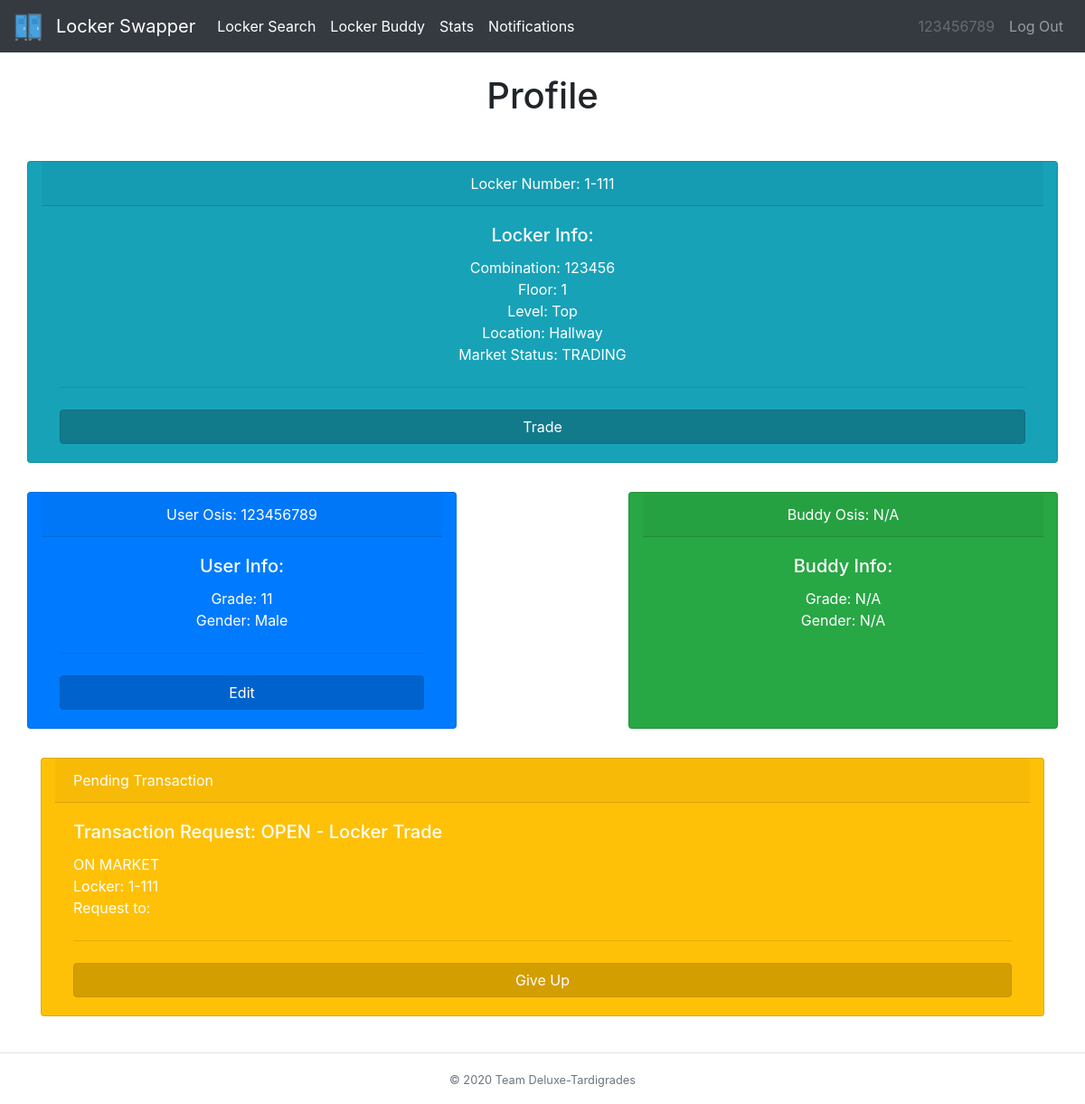
Before: /home (signed in) with the older database file.
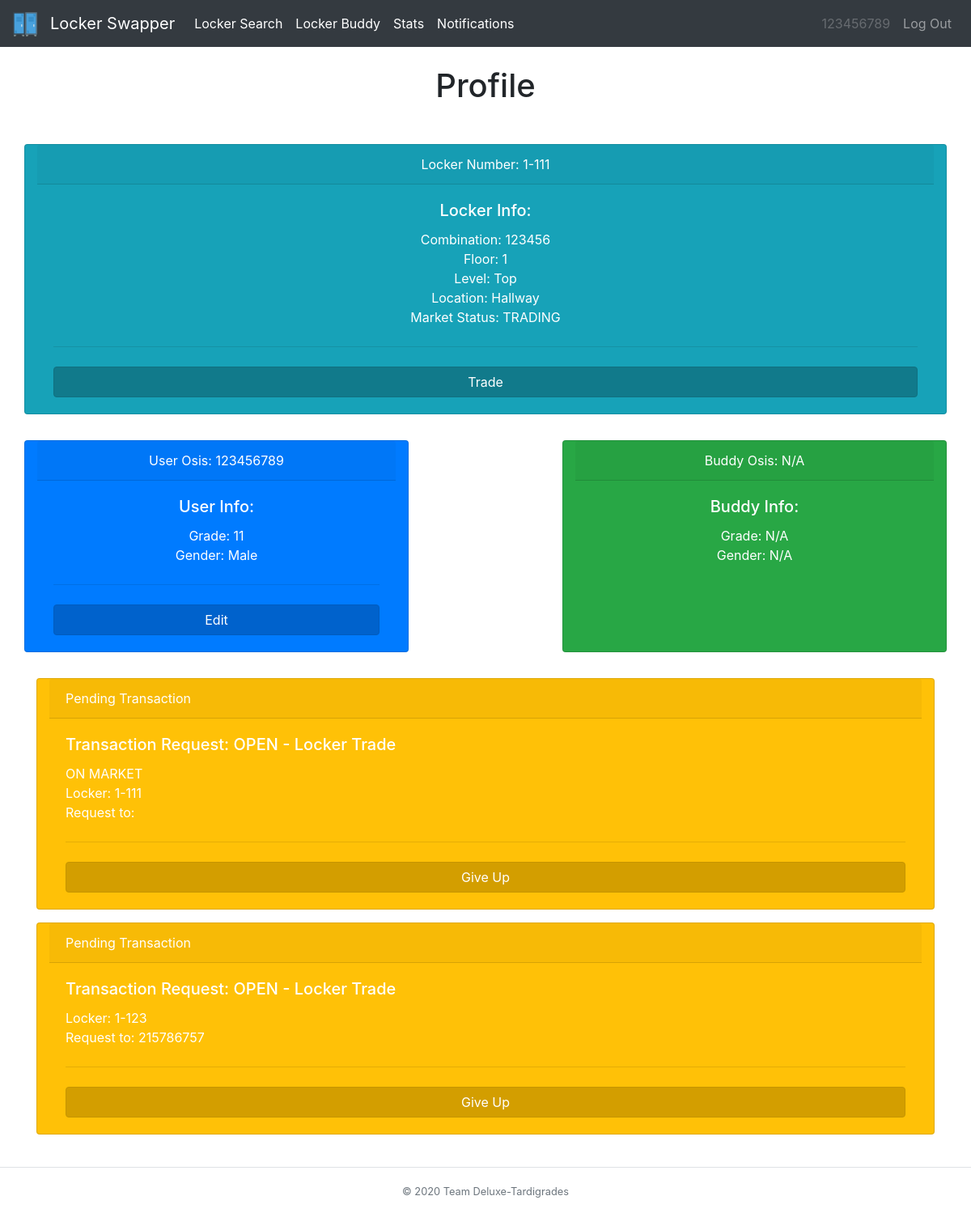
After: the same page with the newer database file.
### tables this page shows
CREATE TABLE locker_tbl (locker INT, owner TEXT, combo TEXT, floor INT, level INT, location TEXT, status TEXT);

CREATE TABLE user_tbl (osis INT, password TEXT, locker INT, grade INT, buddy INT, survey TEXT, gender TEXT);

CREATE TABLE transaction_tbl (locker INT, recipient INT, sender INT, status INT, request TEXT, floor INT);

### __init__.py (the view)
@app.route("/home")
@login_required
def profile():
    userInfo = db_manager.getUserInfo(session['osis'])
    buddy = ["N/A","N/A","N/A","N/A","N/A","N/A","N/A","N/A"]
    if len(userInfo[4]) != 0:
        buddy = db_manager.getUserInfo(userInfo[4])
    locker = db_manager.getLockerInfo(userInfo[2])
    transactions=db_manager.getTransactionInfo(session['osis'])
    return render_template("home.html", heading="Profile", userInfo=userInfo, buddy=buddy, locker=locker, transactions=transactions , user=session['osis'])

### __init__.py (called while the page is built)
def login_required(f):
    @wraps(f)
    def dec(*args, **kwargs):
        if 'osis' in session:
            return f(*args, **kwargs)
        flash('You must be logged in to view this page!', 'danger')
        return redirect('/')
    return dec

### db_builder.py (called while the page is built)
def execmany(cmd, inputs):
    db = sqlite3.connect(DB_FILE)
    c = db.cursor()
    output = c.execute(cmd, inputs)
    db.commit()
    return output

### db_manager.py (called while the page is built)
def getUserInfo(osis):
    q = "SELECT * from user_tbl WHERE osis=?"
    inputs = (osis,)
    data = execmany(q, inputs).fetchone()
    info = [data[0],data[1],data[2],data[3],data[4],data[5],data[6]]
    return info

def getLockerInfo(locker):
    q = "SELECT * from locker_tbl WHERE locker=?"
    inputs = (locker,)
    data = execmany(q, inputs).fetchone()
    info=[]
    for value in data:
        info.append(value)
    return info

def getTransactionInfo(osis):
    q = "SELECT * from transaction_tbl WHERE sender=?"
    inputs = (osis,)
    data = execmany(q, inputs).fetchall()
    info = []
    if(data is None):
        return info
    for value in data:
        if len(value)>0 and value[3] == 1:
            info.append([value[0],value[1],value[2],value[3],value[4],value[5]])
    return info

### templates/home.html (shortened to what this page needs)
{% extends "base.html" %}
{% block body %}
<div class="row">
  <div class="col-sm-12 col-md-12 col-lg-12 mx-auto">
    <div class="row">
      <div class="card text-white text-center bg-info my-3 col-md-12">
        <div class="card-header">Locker Number: {{locker[3]}}-{{locker[0]}}</div>
        <div class="card-body">
          <h5 class="card-title">Locker Info:</h5>
          <p class="card-text">Combination: {{locker[2]}} <br> Floor: {{locker[3]}} <br> Level: {{locker[4]}} <br> Location: {{locker[5]}} <br> Market Status: {{locker[6]}}</p>
          <hr class="my-4">
          <form action="/market" method="post">
            <button type="submit" class="btn btn-info btn-block active">Trade</button>
          </form>
        </div>
      </div>
    </div>
    <div class="row">
      <div class="card text-white text-center bg-primary my-3 col-md-5">
        <div class="card-header">User Osis: {{userInfo[0]}}</div>
        <div class="card-body">
          <h5 class="card-title">User Info:</h5>
          <p class="card-text">Grade: {{userInfo[3]}} <br> Gender: {{userInfo[6]}}</p>
          <hr class="my-4">
          <form action="/editprof">
            <button type="submit" class="btn btn-primary btn-block active">Edit</button>
          </form>
        </div>
      </div>
      <div class="col-md-2">
      </div>
      <div class="card text-white text-center bg-success my-3 col-md-5">
        <div class="card-header">Buddy Osis: {{buddy[0]}}</div>
        <div class="card-body">
          <h5 class="card-title">Buddy Info:</h5>
          <p class="card-text">Grade: {{buddy[3]}} <br> Gender: {{buddy[6]}}</p>
        </div>
      </div>
    </div>
    {% for item in transactions%}
    <div class="card text-white bg-warning my-3 col-md-12">
      <div class="card-header">Pending Transaction</div>
      <div class="card-body">
        <h5 class="card-title">Transaction Request:
          {% if item[3] == 1 %} OPEN -
            {% if item[4] == 'L' %} Locker Trade {% endif %}
            {% if item[4] == 'B' %} Buddy Match {% endif %} {% endif %}
        </h5>
        <p class="card-text">
          {% if item[1] == '' %} ON MARKET <br>{% endif %}
          {% if item[4] == 'L' %} Locker: {{item[5]}}-{{item[0]}}<br>{% endif %}
          Request to: {{item[1]}} <br> </p>
        <hr class="my-4">
        <form action="/giveup" method="post">
          <button type="submit" name="giveup" value="{{item[1]}}" class="text-white btn btn-warning btn-block active">Give Up</button>
        </form>
      </div>
    </div>
    {% endfor %}
  </div>
</div>
{% endblock %}

### templates/base.html (shortened to what this page needs)
{% from "macros/render_flashes.html" import render_flashes %}
<!DOCTYPE html>
<html>
    <head>
        <link rel="stylesheet" href="https://stackpath.bootstrapcdn.com/bootstrap/4.3.1/css/bootstrap.min.css">
    </head>
    <body>
      <nav class="navbar navbar-expand-lg navbar-dark bg-dark">
      <a class="navbar-brand" href="/home">
        <img src="/../static/lockericon.png" alt="" width="30" height="30">
      </a>
      <a class="navbar-brand" href="/home">Locker Swapper</a>
      <div class="collapse navbar-collapse" id="navbarSupportedContent">
        <ul class="navbar-nav mr-auto">
          <li class="nav-item active">
            <a class="nav-link" href="/locker">Locker Search</a>
          </li>
          <li class="nav-item active">
            <a class="nav-link" href="/survey">Locker Buddy</a>
          </li>
          <li class="nav-item active">
            <a class="nav-link" href="/stats">Stats</a>
          </li>
          <li class="nav-item active">
            <a class="nav-link" href="/notifs">Notifications</a>
          </li>
        </ul>
        <ul class="navbar-nav navbar-right">
            <li class="nav-item">
                <a class="nav-link disabled">{{user}}</a>
            </li>
            <li class="nav-item">
                <a class="nav-link" href="/logout">Log Out</a>
            </li>
        </ul>
      </div>
    </nav>
    <div class="container">
      {{ render_flashes() }}
      <h1 class="text-center">{{heading}}</h1>
      <br>
      {% block body %}
      {% endblock %}
    </div>
    <br>
    <footer class="footer-copyright text-center py-3 border-top">
        <small class="text-muted">© 2020 Team Deluxe-Tardigrades</small>
    </footer>
  </body>
</html>

### templates/macros/render_flashes.html (shortened to what this page needs)
{% macro render_flashes() %}
    <br>
{% endmacro %}

Changed rows visible on the page:
added transaction_tbl: status "OPEN -", floor "1", locker "123", recipient "215786757"
